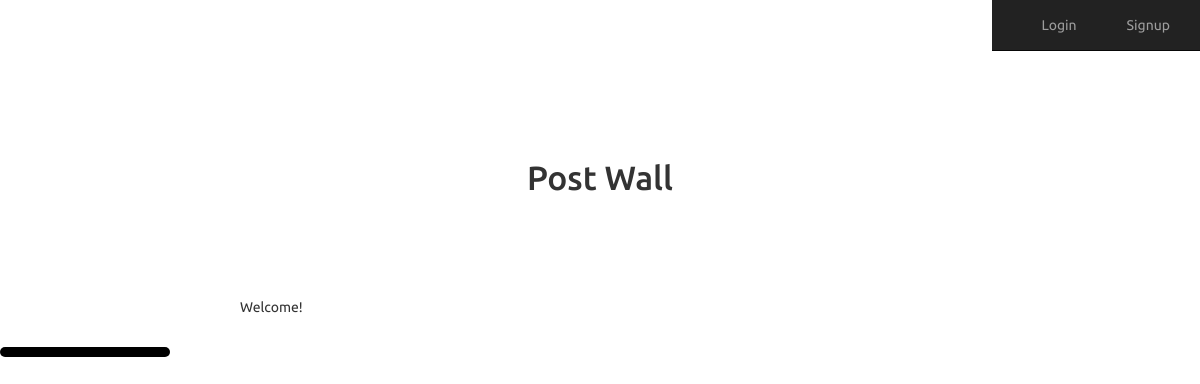
The page /articles/ on the database as committed earlier.
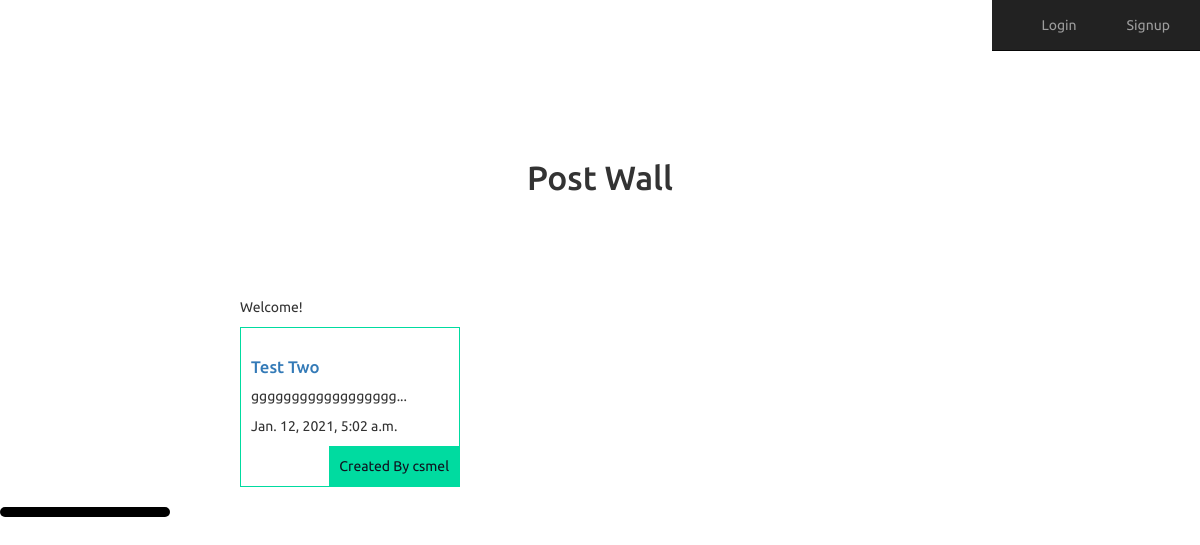
The same page on the database as committed later.
### articles/models.py (models this page shows, shortened)
class Article(models.Model):
    title = models.CharField(max_length=100)
    slug = models.SlugField()
    body = models.TextField()
    date = models.DateTimeField(auto_now_add=True)
    like = models.IntegerField(default=0)
    userliked =  models.TextField(max_length=100, blank=True)
    thumb = models.ImageField(default='default.gif',blank=True)
    author = models.ForeignKey(User,on_delete=models.CASCADE, default=None)
    def snippet(self):
        return self.body[:50]+'...'

### articles/views.py (the view)
def article_list(request):
    articles = Article.objects.all().order_by('date')
    return render(request,'articles/article_list.html', {'articles': articles})

### articles/templates/articles/article_list.html
{% extends 'base_layout.html' %} {% load static %}
{% block content %}
  <h1>Post Wall</h1>
  <p>Welcome!</p>
<div class="articles">
{% for article in articles %}
<div class="article">
  <h2><a href="{% url 'articles:detail' slug=article.slug %}">{{ article.title }}</a></h2>
  <p>{{article.snippet}}</p>
  <p>{{article.date}}</p>
  <p class="author">Created By {{ article.author.username}}</p>
</div>
{% endfor %}
</div>
{% endblock %}

Rows that differ between the two databases and show on the page:
added Article: title "Test Two", snippet "gggggggggggggggggg...", date "Jan. 12, 2021, 5:02 a.m.", author.username "csmel"
